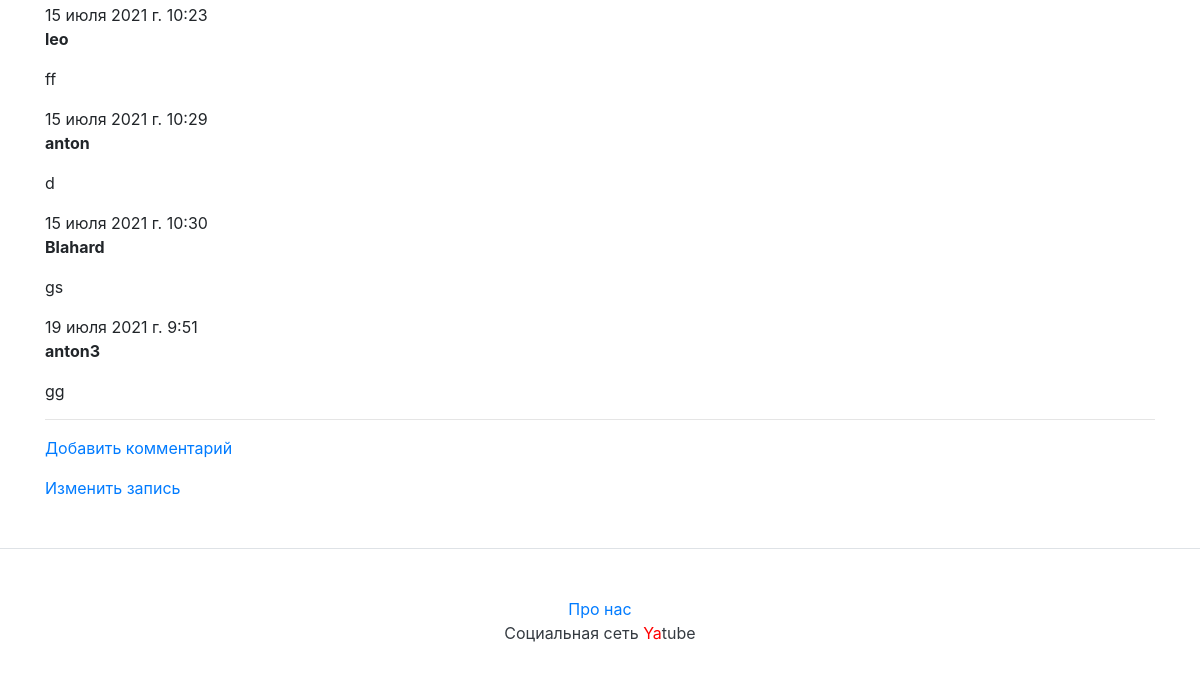
The app's page /None/39/ (lower part), older data.
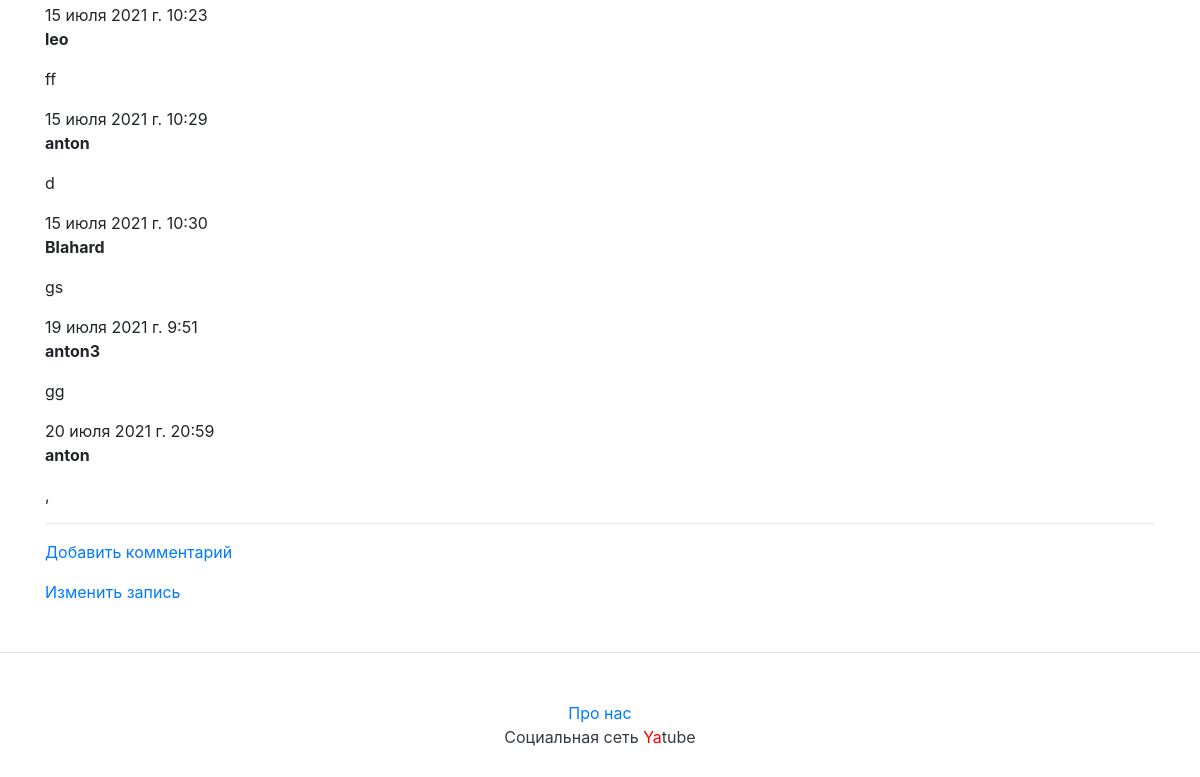
The same page, newer data.
### posts/models.py (models this page shows, shortened)
class Comment(models.Model):
    post=models.ForeignKey(Post, on_delete=models.CASCADE, related_name='comments')
    author=models.ForeignKey(User,on_delete=models.CASCADE,related_name='comments')
    text=models.TextField()
    created=models.DateTimeField(auto_now_add=True)

### posts/views.py (the view)
# urls.py: path('<str:username>/<int:post_id>/', post_view, name='tak'),
def post_view(request,username,post_id): #каждый по отдельности
    post = Post.objects.get(id=post_id)
    posts = Post.objects.filter(author__username=username)
    context={'post':post, 'posts':posts}
    return render(request, 'post.html',context)

### posts/models.py (called while the page is built)
    def __str__(self):
        return self.text

### templates/post.html (shortened to what this page needs)
{% extends 'base.html' %}
{% block content %}
{% for comment in post.comments.all  %}
<div class="comment">
    <div class="date">{{ comment.created }}</div>
    <strong>{{ comment.author }}</strong>
    <p>{{ comment.text|linebreaks }}</p>
</div>
{% empty %}
<p>No comments here yet :(</p>
{% endfor %}
<hr>
<a href="{% url 'add_comment' request.user.id post.id %}">Добавить комментарий</a></p>
<a href="{% url 'edit' request.user.id post.id %}">Изменить запись</a></p>
{% endblock content %}

Row changes from the older to the newer data that the page shows:
added Comment: created "20 июля 2021 г. 20:59", author "anton", text ","
